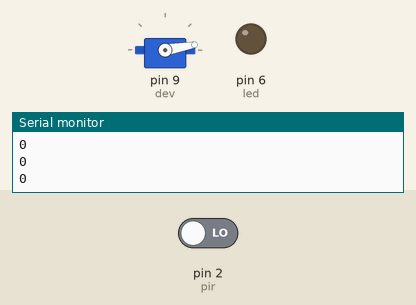
Recording of a sketch running on a simulated Arduino Uno, built with avr-gcc and run on an emulated ATmega328P. On the bench: servo, output pins drawn as LEDs (lit = HIGH), the last lines printed to the serial monitor. Inputs (shaded band) come from the test bench; at power-on: pin 2 (pir) LOW.

Above: at 1.2 s.
1.3 s: pin 2 (pir) driven HIGH
At 2.5 s:
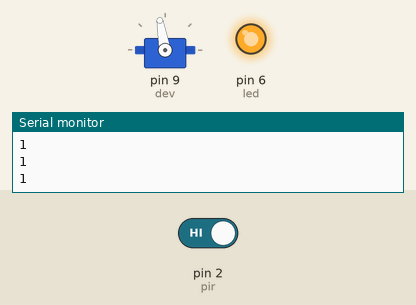
2.8 s: pin 2 (pir) driven LOW
At 3.3 s:
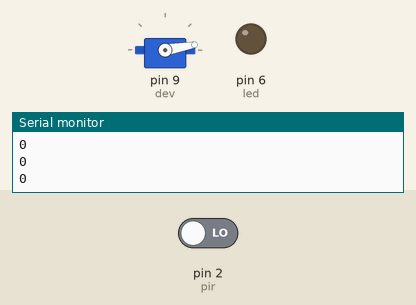
Timing chart, 0 to 5.8 s (numbered marks = the images above; inputs shaded):
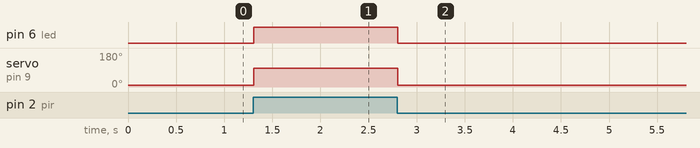

Measured:
- after the input at 1.3 s, pin 6 (led): LOW → HIGH at once; servo on pin 9 (dev): 10° → 100° at once
- after the input at 2.8 s, pin 6 (led): HIGH → LOW at once; servo on pin 9 (dev): 100° → 10° at once

The sketch:

Automatic_Door.ino
```cpp
#include <Servo.h>
Servo dev;
int led=6;
int pir=2;

void setup()
{
 pinMode(pir,INPUT);
 pinMode(led,OUTPUT);
 dev.attach(9);
 Serial.begin(9600);

}

void loop()
{
 int val = digitalRead(pir);
 Serial.println(val);
  if (val==HIGH){
     digitalWrite(led,HIGH);
     dev.write(100);
 }
  else{
    digitalWrite(led,LOW);
    dev.write(10);
  }

 delay(10);
}
```
